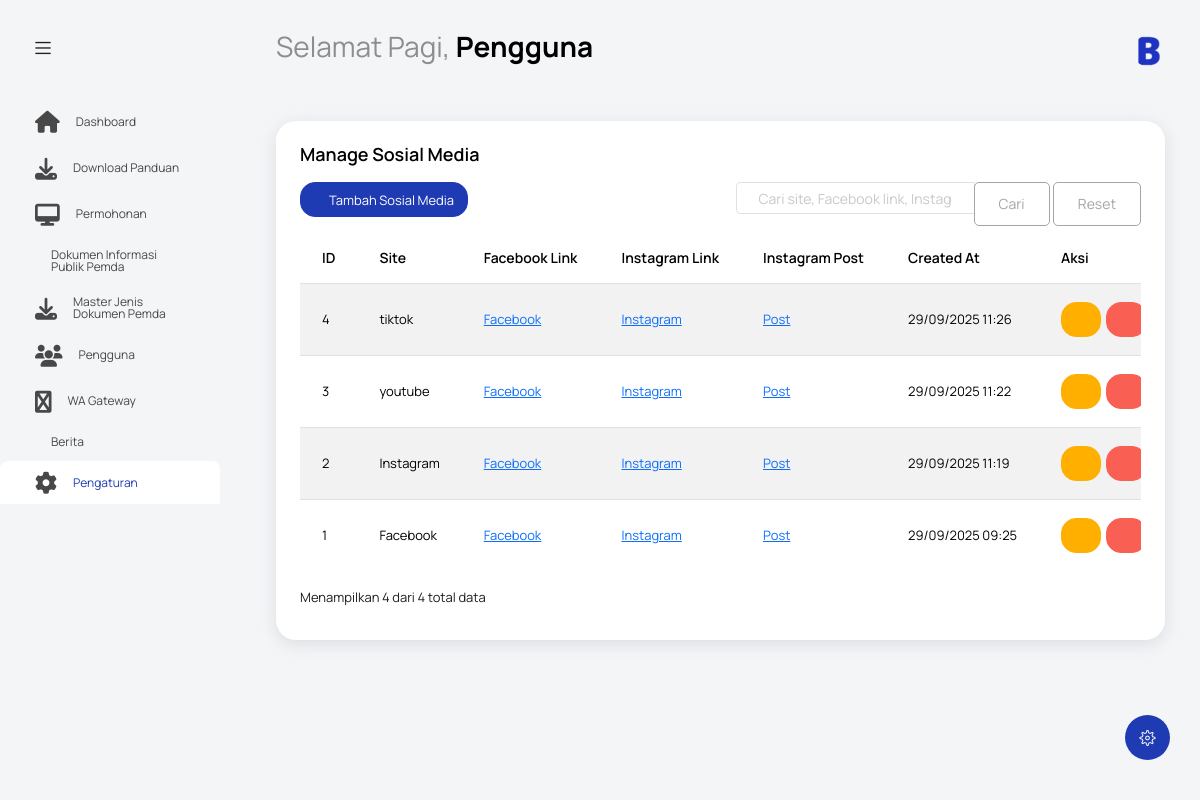
Page /index.php?controller=sosialmedia&action=index (signed in) on the committed database.
### tables this page shows
CREATE TABLE `sosial_media` (
  `id_sosial_media` int NOT NULL,
  `site` varchar(255) NOT NULL,
  `facebook_link` varchar(512) DEFAULT NULL,
  `instagram_link` varchar(512) DEFAULT NULL,
  `instagram_post` varchar(512) DEFAULT NULL,
  `created_at` datetime DEFAULT CURRENT_TIMESTAMP,
  `updated_at` datetime DEFAULT CURRENT_TIMESTAMP ON UPDATE CURRENT_TIMESTAMP
);

### controllers/SosialMediaController.php (called while the page is built, shortened)
<?php
require_once 'models/SosialMediaModel.php';
class SosialMediaController {
    private $sosialMediaModel;
    public function __construct() {
        global $database;
        $db = $database->getConnection();
        $this->sosialMediaModel = new SosialMediaModel($db);
    }
    public function index() {
        $search = isset($_GET['search']) ? $_GET['search'] : '';
        $page = isset($_GET['page']) && is_numeric($_GET['page']) ? (int)$_GET['page'] : 1;
        $limit = 10;
        $offset = ($page - 1) * $limit;
        $sosialMedia = $this->sosialMediaModel->getAllSosialMedia($search, $limit, $offset);
        $totalCount = $this->sosialMediaModel->getTotalCount($search);
        $totalPages = ceil($totalCount / $limit);
        $data = [
            'sosialMedia' => $sosialMedia,
            'search' => $search,
            'currentPage' => $page,
            'totalPages' => $totalPages,
            'totalCount' => $totalCount,
            'limit' => $limit
        ];
        include 'views/sosial_media/index.php';
    }
}

### models/SosialMediaModel.php (called while the page is built, shortened)
<?php
class SosialMediaModel
{
    private $conn;
    private $table_name = "sosial_media";
    public function __construct($db)
    {
        $this->conn = $db;
    }
    public function getAllSosialMedia($search = '', $limit = 10, $offset = 0)
    {
        $query = "SELECT * FROM " . $this->table_name;
        $params = [];
        $query .= " ORDER BY created_at DESC LIMIT :limit OFFSET :offset";
        $stmt = $this->conn->prepare($query);
        $stmt->bindParam(':limit', $limit, PDO::PARAM_INT);
        $stmt->bindParam(':offset', $offset, PDO::PARAM_INT);
        $stmt->execute();
        return $stmt->fetchAll(PDO::FETCH_ASSOC);
    }
    public function getTotalCount($search = '')
    {
        $query = "SELECT COUNT(*) FROM " . $this->table_name;
        $params = [];
        $stmt = $this->conn->prepare($query);
        $stmt->execute();
        return $stmt->fetchColumn();
    }
}

### views/sosial_media/index.php (the view, shortened to what this page needs)
<?php
include 'template/header.php';
?>
<body class="with-welcome-text">
  <div class="container-scroller">
    <?php include 'template/navbar.php'; ?>
    <div class="container-fluid page-body-wrapper">
      <?php include 'template/setting_panel.php'; ?>
      <?php include 'template/sidebar.php'; ?>
      <div class="main-panel">
        <div class="content-wrapper">
          <div class="row">
            <div class="col-12 grid-margin">
              <div class="card">
                <div class="card-body">
                  <h4 class="card-title">Manage Sosial Media</h4>
                  <div class="row">
                    <div class="col-md-6">
                      <a href="index.php?controller=sosialmedia&action=create" class="btn btn-primary btn-sm mb-3">
                        <i class="mdi mdi-plus"></i> Tambah Sosial Media
                      </a>
                    </div>
                    <div class="col-md-6 text-md-right">
                      <form method="GET" class="form-inline">
                        <div class="input-group">
                          <input type="text" name="search" class="form-control" placeholder="Cari site, Facebook link, Instagram link..." value="<?php echo htmlspecialchars($data['search']); ?>">
                          <div class="input-group-append">
                            <button class="btn btn-outline-secondary" type="submit">Cari</button>
                            <a href="index.php?controller=sosialmedia&action=index" class="btn btn-outline-secondary ml-1">Reset</a>
                          </div>
                        </div>
                      </form>
                    </div>
                  </div>
                  <div class="table-responsive">
                    <table class="table table-striped">
                      <thead>
                        <tr>
                          <th>ID</th>
                          <th>Site</th>
                          <th>Facebook Link</th>
                          <th>Instagram Link</th>
                          <th>Instagram Post</th>
                          <th>Created At</th>
                          <th>Aksi</th>
                        </tr>
                      </thead>
                      <tbody>
                        <?php if (empty($data['sosialMedia'])): ?>
                          <tr>
                            <td colspan="7" class="text-center">Tidak ada data sosial media</td>
                          </tr>
                        <?php else: ?>
                          <?php foreach ($data['sosialMedia'] as $sm): ?>
                          <tr>
                            <td><?php echo htmlspecialchars($sm['id_sosial_media']); ?></td>
                            <td><?php echo htmlspecialchars($sm['site']); ?></td>
                            <td>
                              <?php if (!empty($sm['facebook_link'])): ?>
                                <a href="<?php echo htmlspecialchars($sm['facebook_link']); ?>" target="_blank" title="Kunjungi Facebook">Facebook</a>
                              <?php else: ?>
                                -
                              <?php endif; ?>
                            </td>
                            <td>
                              <?php if (!empty($sm['instagram_link'])): ?>
                                <a href="<?php echo htmlspecialchars($sm['instagram_link']); ?>" target="_blank" title="Kunjungi Instagram">Instagram</a>
                              <?php else: ?>
                                -
                              <?php endif; ?>
                            </td>
                            <td>
                              <?php if (!empty($sm['instagram_post'])): ?>
                                <a href="<?php echo htmlspecialchars($sm['instagram_post']); ?>" target="_blank" title="Lihat Post Instagram">Post</a>
                              <?php else: ?>
                                -
                              <?php endif; ?>
                            </td>
                            <td><?php echo date('d/m/Y H:i', strtotime($sm['created_at'])); ?></td>
                            <td>
                              <div style="display: inline-flex; gap: 5px;">
                                <a href="index.php?controller=sosialmedia&action=edit&id=<?php echo $sm['id_sosial_media']; ?>" class="btn btn-warning btn-sm">
                                  <i class="mdi mdi-pencil"></i>
                                </a>
                                <a href="index.php?controller=sosialmedia&action=delete&id=<?php echo $sm['id_sosial_media']; ?>" class="btn btn-danger btn-sm" onclick="return confirm('Apakah Anda yakin ingin menghapus sosial media ini?')">
                                  <i class="mdi mdi-delete"></i>
                                </a>
                              </div>
                            </td>
                          </tr>
                          <?php endforeach; ?>
                        <?php endif; ?>
                      </tbody>
                    </table>
                  </div>
                  <div class="mt-3">
                    <p>Menampilkan <?php echo count($data['sosialMedia']); ?> dari <?php echo $data['totalCount']; ?> total data</p>
                  </div>
                </div>
              </div>
            </div>
          </div>
        </div>
      </div>
    </div>
  </div>
</body>
</html>

### rows in the picture
sosial_media: id_sosial_media "4", site "tiktok", created_at "29/09/2025 11:26"
sosial_media: id_sosial_media "3", site "youtube", created_at "29/09/2025 11:22"
sosial_media: id_sosial_media "2", site "Instagram", created_at "29/09/2025 11:19"
sosial_media: id_sosial_media "1", site "Facebook", created_at "29/09/2025 09:25"

### other values in the picture
$greeting "Selamat Pagi"
$nama "Pengguna"
count($data['sosialMedia']) "4"
$data['totalCount'] "4"
